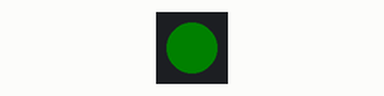
This sketch was run on a simulated ESP32-S3. Parts: 1 RGB LEDs in strip order, left to right. Dim RGB values are drawn brighter than linear.

Above: at 0.7 s.
At 2.3 s:
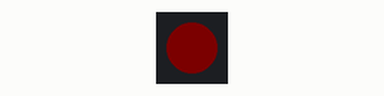
At 3.9 s:
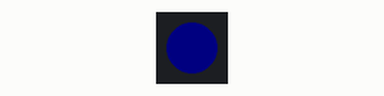
Timing chart, 0 to 5.1 s (numbered marks = the images above):
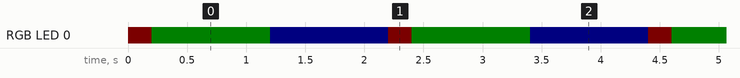

Measured:
- by itself, RGB LED 0: repeats every 2.2 s: RGB(0, 5, 0) 1.0 s, RGB(0, 0, 5) 1.0 s, RGB(3, 0, 0) 0.20 s
- by itself, everything shown: repeats every 2.2 s, in 3 steps

The sketch:

ESP32_S3_Zero_blink.ino
```cpp
#define FASTLED_INTERNAL //This is vital to add before FastLED include or the compiler outputs a harmless but annoying message about unused SPI pins
#include <FastLED.h>

constexpr auto LED_PIN = 21;
constexpr auto NUM_LEDS = 1;

CRGB leds[NUM_LEDS];

void setup() {

	//FastLED.addLeds<WS2812, DATA_PIN, RGB>(leds, NUM_LEDS);  // GRB ordering is typical
	FastLED.addLeds<WS2812B, LED_PIN, GRB>(leds, NUM_LEDS);
}

void loop() {
	// Choose colour using auto-complete, just start typing a colour
	// Brightness values should be adjusted to compensate for the differing efficiencies of the various LED colours
	leds[0] = CRGB(3, 0, 0); //Green
	FastLED.show();
	delay(200);

	leds[0] = CRGB(0, 5, 0); //Red
	FastLED.show();
	delay(1000);

	leds[0] = CRGB(0, 0, 5); //Blue
	FastLED.show();
	delay(1000);
}
```
